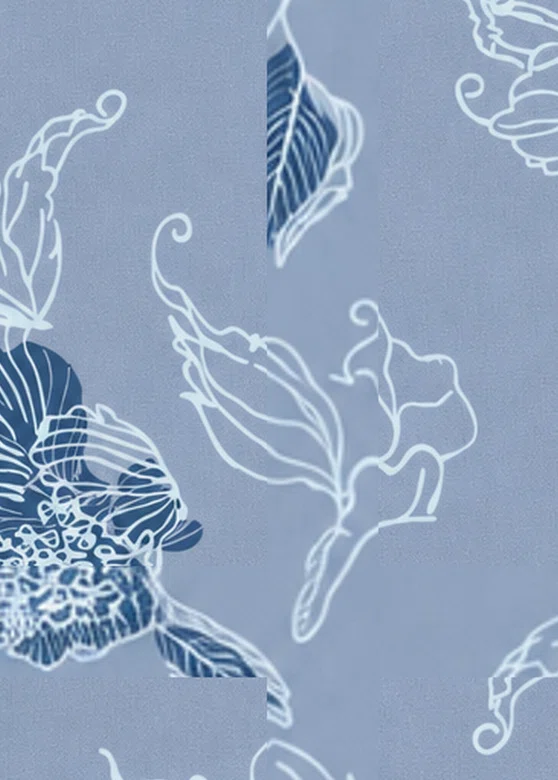
#> input picture 算法/描稿-四方连续-psd分层/knowledge/cases/case-20261020-01/defect.webp, 558 x 780 px
$ python 03-verify-seam.py --image ../knowledge/cases/case-20261020-01/defect.webp
#> lines starting #> are read from the running program, lines starting #| are printed output that depends on the picture
#!/usr/bin/env python3
"""第 3 步（审查）：整图接缝检测（离群直线判据）

为什么不能只看外缘：平移补缝会把原图边缘移到图片内部；必须扫全图。
判据：接缝表现为"贯穿式离群直线"——某列/行的跨线梯度均值显著高于其他列/行（离群），
且该高梯度覆盖较长跨度（不是局部物体边缘）。
用法: python steps/03-verify-seam.py --image work/seamless.png [--json]
退出码: 0=通过, 2=疑似接缝
"""
import sys, json, argparse
import numpy as np
from PIL import Image

ap = argparse.ArgumentParser()
ap.add_argument('--image', required=True)
ap.add_argument('--width', type=int, default=1024)
ap.add_argument('--json', action='store_true')
ap.add_argument('--z', type=float, default=8.0)        # 离群 z 阈值
ap.add_argument('--ratio', type=float, default=1.8)    # 相对中位数倍数阈值
ap.add_argument('--frac', type=float, default=0.18)    # 高梯度覆盖跨度下限（自然物体边缘通常更低）
a = ap.parse_args()

im = Image.open(a.image).convert('L')
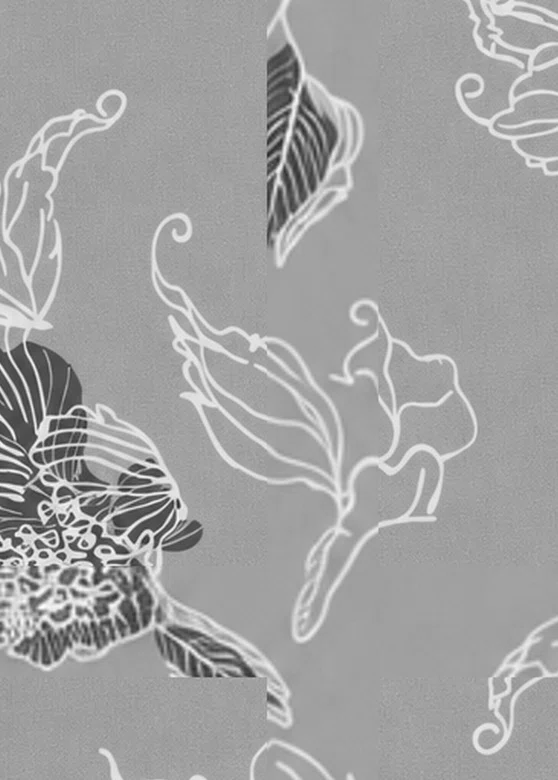
#> im: PIL image 558x780 L; min 39, max 254, mean 161.8
if im.width > a.width:
    im = im.resize((a.width, max(1, round(a.width * im.height / im.width))), Image.LANCZOS)
g = np.asarray(im, dtype=np.float32)
H, W = g.shape
#> H = 780; W = 558

def line_scores(diff_mean, diff_frac, axis_name, span_len):
    med = float(np.median(diff_mean)); mad = float(np.median(np.abs(diff_mean - med))) + 1e-6
    sigma = mad * 1.4826
    out = []
    for i in range(2, len(diff_mean) - 1):
        z = (diff_mean[i] - med) / (sigma + 1e-6)
        if z >= a.z and diff_mean[i] >= med * a.ratio and diff_frac[i] >= a.frac:
            out.append({'axis': axis_name, 'pos': round(i / span_len, 3), 'px': int(i),
                        'mean': round(float(diff_mean[i]), 2), 'frac': round(float(diff_frac[i]), 2), 'z': round(float(z), 1)})
    return out, med, sigma

# 垂直：每列跨线梯度（对所有行取均值）
dcol = np.abs(np.diff(g, axis=1))            # H x (W-1)
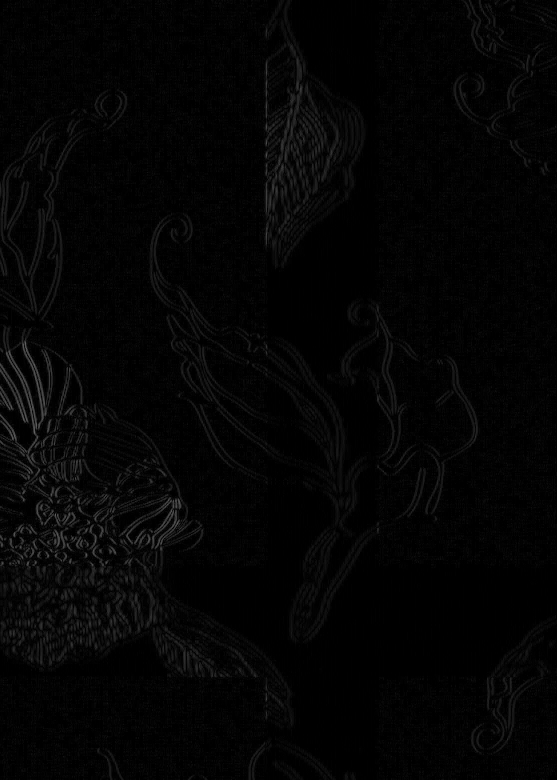
#> dcol: shape (780, 557) float32; min 0, max 100, mean 4.4
col_mean = dcol.mean(axis=0); col_frac = (dcol > 10).mean(axis=0)
#> after `col_mean = dcol.mean(axis=0)`: col_mean = 557 values, max 14.7 at index 266, min 0.472 at index 368, mean 4.41
#> after `col_frac = (dcol > 10).mean(axis=0)`: col_frac = 557 values, max 0.347 at index 266, min 0.00128 at index 556, mean 0.113
# 水平：每行跨线梯度（对所有列取均值）
drow = np.abs(np.diff(g, axis=0))            # (H-1) x W
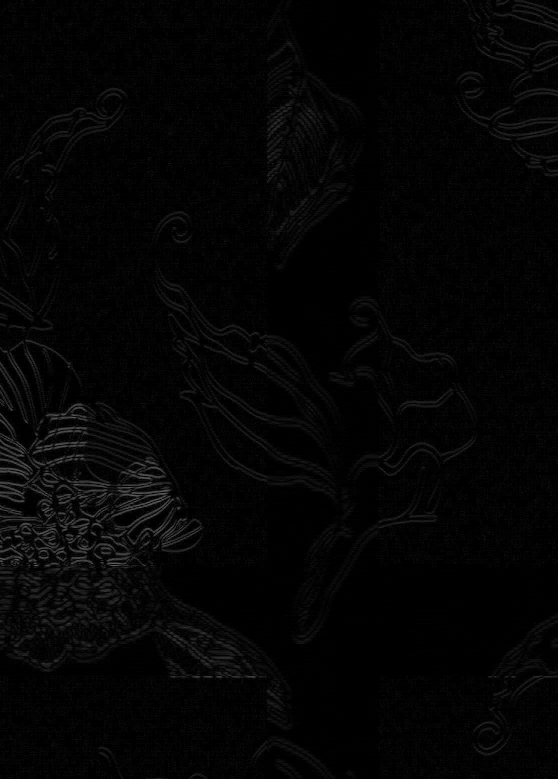
#> drow: shape (779, 558) float32; min 0, max 101, mean 4.4
row_mean = drow.mean(axis=1); row_frac = (drow > 10).mean(axis=1)
#> after `row_mean = drow.mean(axis=1)`: row_mean = 779 values, max 13.66 at index 484, min 1.34 at index 733, mean 4.36
#> after `row_frac = (drow > 10).mean(axis=1)`: row_frac = 779 values, max 0.323 at index 484, min 0.00358 at index 260, mean 0.105

v_lines, vmed, vsig = line_scores(col_mean, col_frac, 'vertical', W)
#> in line_scores, `med = float(np.median(diff_mean))`: med = 3.83
#> in line_scores, `mad = float(np.median(np.abs(diff_mean - med))) + 1e-06`: mad = 1.38
#> in line_scores, `sigma = mad * 1.4826`: sigma = 2.04
#> the loop in line_scores, `for i in range(2, len(diff_mean) - 1):` made 554 passes
#> z on passes 1 to 3: 2.32, 2.64, 2.41
#> after the loop in line_scores, `for i in range(2, len(diff_mean) - 1):`: out = []
#> v_lines = []; vmed = 3.83; vsig = 2.04
h_lines, hmed, hsig = line_scores(row_mean, row_frac, 'horizontal', H)
#> the loop in line_scores (call 2), `for i in range(2, len(diff_mean) - 1):` made 776 passes
#> z on passes 1 to 3: -0.596, 0.132, -0.475
#> h_lines = []; hmed = 3.67; hsig = 1.69
susp = v_lines + h_lines
#> susp = []

wrapX = float(np.abs(g[:, 0] - g[:, -1]).mean())
#> wrapX = 30.94
wrapY = float(np.abs(g[0, :] - g[-1, :]).mean())
#> wrapY = 14.3
adjX = float(np.abs(np.diff(g, axis=1)).mean()) + 1e-6
#> adjX = 4.41
adjY = float(np.abs(np.diff(g, axis=0)).mean()) + 1e-6
#> adjY = 4.36

# 外缘基线要用「同分布的高分位」而不是全局均值：
# 平移无缝的图，外缘那条差其实就是原图里某一对相邻列/行，它的对比度可能本来
# 就比全局均值高很多（深底+大花这类高方差图尤其明显）。用全局均值当基线会把
# 真正的无缝图判死（2026-10-21 深蓝底花型实测：wrap 1.4 但图其实是平移法无缝的）。
# 取相邻列/行差的 P95 作基线：外缘差只要不超过「图内典型高对比相邻对」的 1.2 倍
# 就算接上；真正的错缝会明显高于图内绝大多数相邻对。
p95X = float(np.percentile(sorted(np.abs(np.diff(g, axis=1)).mean(axis=0)), 95)) + 1e-6
#> p95X = 9.35
p95Y = float(np.percentile(sorted(np.abs(np.diff(g, axis=0)).mean(axis=1)), 95)) + 1e-6
#> p95Y = 9.27
baseX = max(adjX, p95X)
#> baseX = 9.35
baseY = max(adjY, p95Y)
#> baseY = 9.27
fail_wrap = (wrapX > max(6.0, 1.2 * baseX)) or (wrapY > max(6.0, 1.2 * baseY))
#> fail_wrap = True
ok = (len(susp) == 0) and (not fail_wrap)
#> ok = False
res = {
    'image': a.image, 'size': [W, H], 'ok': ok,
    'suspicious_lines': susp[:12],
    'wrap': {'wrapX': round(wrapX, 2), 'wrapY': round(wrapY, 2), 'ratioX': round(wrapX / adjX, 2), 'ratioY': round(wrapY / adjY, 2), 'ratioX_p95': round(wrapX / baseX, 2), 'ratioY_p95': round(wrapY / baseY, 2), 'fail': bool(fail_wrap)},
    'baseline': {'col_median': round(vmed, 2), 'col_sigma': round(vsig, 2), 'row_median': round(hmed, 2), 'row_sigma': round(hsig, 2)},
    'rule': '整图扫描：跨线梯度离群（z≥%.1f 且 ≥%.1f×中位）且跨度≥%.0f%% 的直线 → 接缝' % (a.z, a.ratio, a.frac * 100),
}
print(json.dumps(res, ensure_ascii=False, indent=2 if a.json else None))
#> (printed output is left out)
#> (the run stopped early here; a loop or call above may not have finished)
